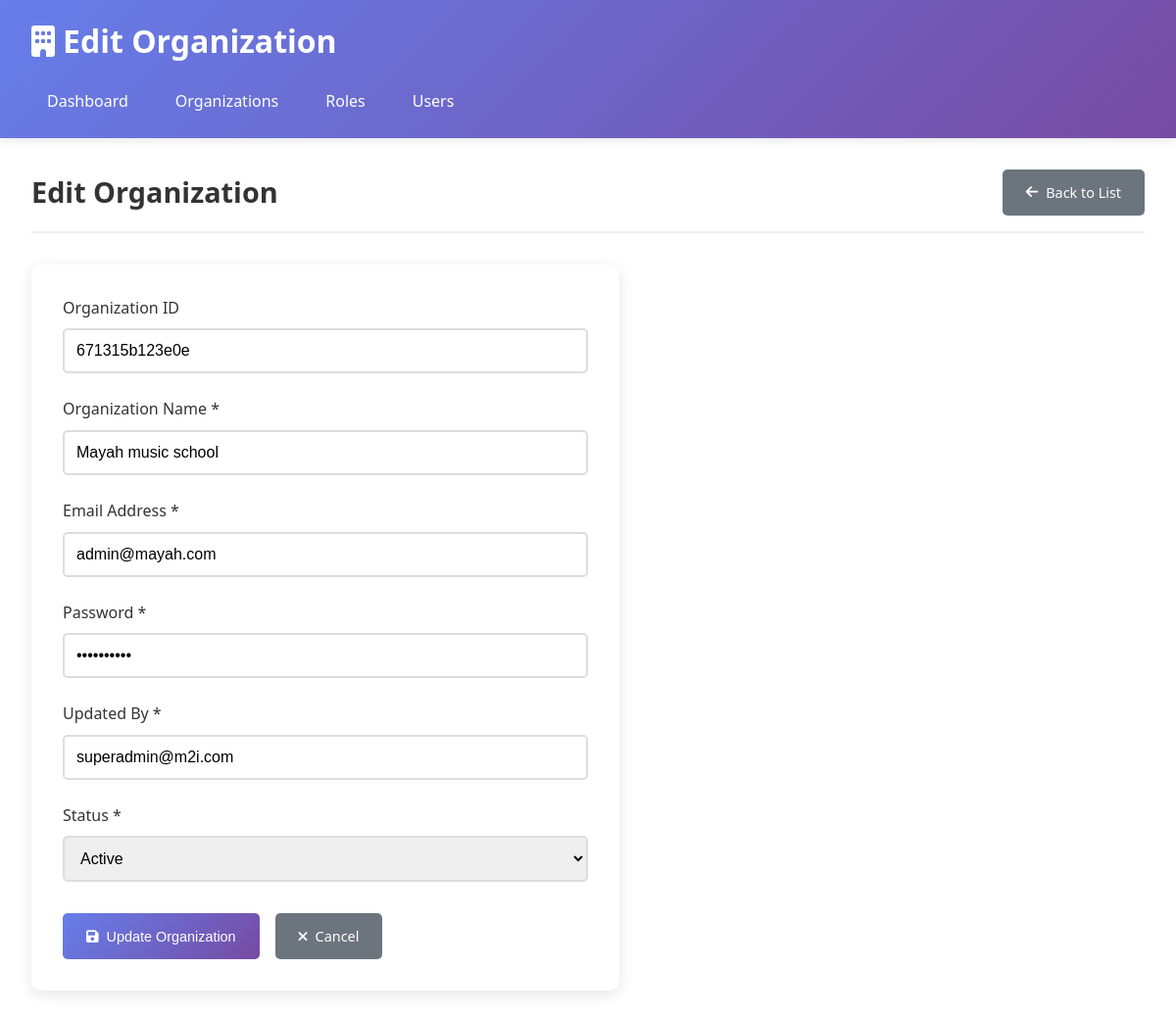
The page /pages/org_edit.php?id=671315b123e0e on the database its author committed.
### tables this page shows
CREATE TABLE `org_info` (
  `pk_org_id` varchar(50) NOT NULL,
  `org_name` varchar(50) NOT NULL,
  `org_email` varchar(50) NOT NULL,
  `org_password` varchar(50) NOT NULL,
  `org_updated_by` varchar(50) NOT NULL,
  `org_updated_on` timestamp(6) NOT NULL DEFAULT CURRENT_TIMESTAMP(6),
  `org_status` varchar(50) NOT NULL DEFAULT 'A'
);

### models/OrgInfo.php (called while the page is built, shortened)
<?php
class OrgInfo {
    private $conn;
    private $table_name = "org_info";
    public $pk_org_id;
    public function __construct($db) {
        $this->conn = $db;
    }
    public function readOne() {
        $query = "SELECT * FROM " . $this->table_name . " WHERE pk_org_id = ? LIMIT 0,1";
        $stmt = $this->conn->prepare($query);
        $stmt->bindParam(1, $this->pk_org_id);
        $stmt->execute();
        $row = $stmt->fetch(PDO::FETCH_ASSOC);
        if($row) {
            $this->org_name = $row['org_name'];
            $this->org_email = $row['org_email'];
            $this->org_password = $row['org_password'];
            $this->org_updated_by = $row['org_updated_by'];
            $this->org_status = $row['org_status'];
            return true;
        }
        return false;
    }
}
?>

### pages/org_edit.php (the view, shortened to what this page needs)
<?php
require_once '../models/OrgInfo.php';
$database = new Database();
$db = $database->getConnection();
$orgInfo = new OrgInfo($db);
$org_id = isset($_GET['id']) ? $_GET['id'] : '';
$orgInfo->pk_org_id = $org_id;
if(!$orgInfo->readOne()) {
    header("Location: org_list.php");
    exit();
}
?>
<!DOCTYPE html>
<html lang="en">
<head>
    <link rel="stylesheet" href="../assets/css/style.css">
    <link href="https://cdnjs.cloudflare.com/ajax/libs/font-awesome/6.0.0/css/all.min.css" rel="stylesheet">
</head>
<body>
    <div class="container">
        <header class="header">
            <h1><i class="fas fa-building"></i> Edit Organization</h1>
            <nav class="nav">
                <a href="../index.php" class="nav-link">Dashboard</a>
                <a href="org_list.php" class="nav-link">Organizations</a>
                <a href="role_list.php" class="nav-link">Roles</a>
                <a href="user_list.php" class="nav-link">Users</a>
            </nav>
        </header>
        <main class="main">
            <div class="page-header">
                <h2>Edit Organization</h2>
                <a href="org_list.php" class="btn btn-secondary">
                    <i class="fas fa-arrow-left"></i> Back to List
                </a>
            </div>
            <div class="form-container">
                <form action="<?php echo htmlspecialchars($_SERVER["PHP_SELF"]); ?>?id=<?php echo $org_id; ?>" method="post">
                    <div class="form-group">
                        <label for="org_id">Organization ID</label>
                        <input type="text" id="org_id" class="form-control"
                               value="<?php echo htmlspecialchars($orgInfo->pk_org_id); ?>"
                               readonly>
                    </div>
                    <div class="form-group">
                        <label for="org_name">Organization Name *</label>
                        <input type="text" id="org_name" name="org_name" class="form-control"
                               value="<?php echo htmlspecialchars($orgInfo->org_name); ?>"
                               required>
                    </div>
                    <div class="form-group">
                        <label for="org_email">Email Address *</label>
                        <input type="email" id="org_email" name="org_email" class="form-control"
                               value="<?php echo htmlspecialchars($orgInfo->org_email); ?>"
                               required>
                    </div>
                    <div class="form-group">
                        <label for="org_password">Password *</label>
                        <input type="password" id="org_password" name="org_password" class="form-control"
                               value="<?php echo htmlspecialchars($orgInfo->org_password); ?>"
                               required>
                    </div>
                    <div class="form-group">
                        <label for="org_updated_by">Updated By *</label>
                        <input type="text" id="org_updated_by" name="org_updated_by" class="form-control"
                               value="<?php echo htmlspecialchars($orgInfo->org_updated_by); ?>"
                               required>
                    </div>
                    <div class="form-group">
                        <label for="org_status">Status *</label>
                        <select id="org_status" name="org_status" class="form-control" required>
                            <option value="A" <?php echo ($orgInfo->org_status == 'A') ? 'selected' : ''; ?>>Active</option>
                        </select>
                    </div>
                    <div class="form-actions">
                        <button type="submit" class="btn btn-primary">
                            <i class="fas fa-save"></i> Update Organization
                        </button>
                        <a href="org_list.php" class="btn btn-secondary">
                            <i class="fas fa-times"></i> Cancel
                        </a>
                    </div>
                </form>
            </div>
        </main>
    </div>
</body>
</html>

### assets/css/style.css (style rules this page uses)
* { margin: 0; padding: 0; box-sizing: border-box; }
body { font-family: 'Segoe UI', Tahoma, Geneva, Verdana, sans-serif; line-height: 1.6; color: #333; background-color: #f5f5f5; }
.container { max-width: 1200px; margin: 0 auto; background-color: #fff; min-height: 100vh; box-shadow: 0 0 20px rgba(0,0,0,0.1); }
.header { background: linear-gradient(135deg, #667eea 0%, #764ba2 100%); color: white; padding: 1rem 2rem; box-shadow: 0 2px 10px rgba(0,0,0,0.1); }
.header h1 { font-size: 2rem; margin-bottom: 1rem; display: flex; align-items: center; gap: 0.5rem; }
.nav { display: flex; gap: 1rem; }
.nav-link { color: white; text-decoration: none; padding: 0.5rem 1rem; border-radius: 5px; transition: background-color 0.3s; }
.main { padding: 2rem; }
.page-header { display: flex; justify-content: space-between; align-items: center; margin-bottom: 2rem; padding-bottom: 1rem; border-bottom: 2px solid #eee; }
.page-header h2 { color: #333; font-size: 1.8rem; }
.btn { display: inline-flex; align-items: center; gap: 0.5rem; padding: 0.75rem 1.5rem; border: none; border-radius: 5px; text-decoration: none; font-size: 0.9rem; font-weight: 500; cursor: pointer; transition: all 0.3s; text-align: center; }
.btn-primary { background: linear-gradient(135deg, #667eea 0%, #764ba2 100%); color: white; }
.btn-secondary { background: #6c757d; color: white; }
.form-container { background: white; padding: 2rem; border-radius: 10px; box-shadow: 0 4px 15px rgba(0,0,0,0.1); max-width: 600px; }
.form-group { margin-bottom: 1.5rem; }
.form-group label { display: block; margin-bottom: 0.5rem; font-weight: 500; color: #333; }
.form-control { width: 100%; padding: 0.75rem; border: 2px solid #ddd; border-radius: 5px; font-size: 1rem; transition: border-color 0.3s; }
.form-actions { display: flex; gap: 1rem; margin-top: 2rem; }

### rows shown on the page
org_info: pk_org_id "671315b123e0e", org_name "Mayah music school", org_email "admin@mayah.com", org_updated_by "superadmin@m2i.com", org_status "Active"
